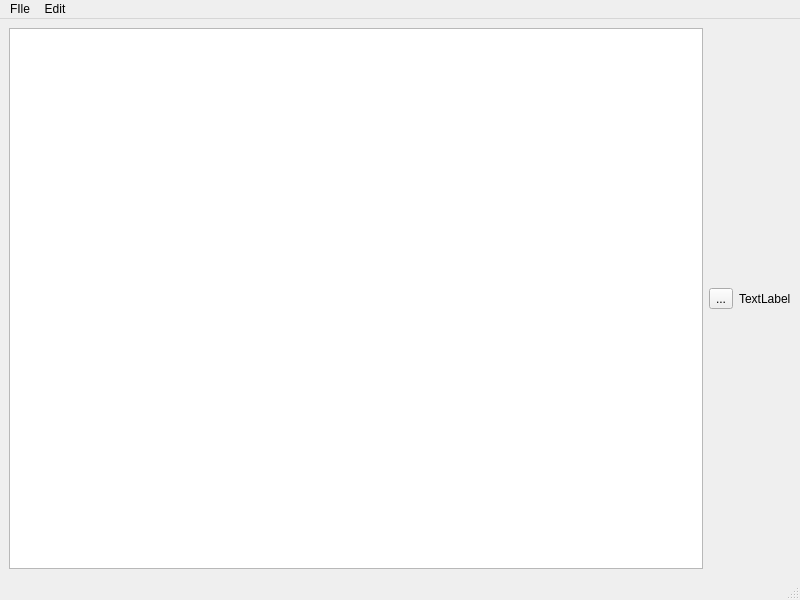
<?xml version="1.0" encoding="UTF-8"?>
<ui version="4.0">
 <class>MainWindow</class>
 <widget class="QMainWindow" name="MainWindow">
  <property name="geometry">
   <rect>
    <x>0</x>
    <y>0</y>
    <width>800</width>
    <height>600</height>
   </rect>
  </property>
  <property name="windowTitle">
   <string>MainWindow</string>
  </property>
  <widget class="QWidget" name="centralwidget">
   <layout class="QHBoxLayout" name="horizontalLayout">
    <item>
     <widget class="QListWidget" name="listWidget"/>
    </item>
    <item>
     <widget class="QToolButton" name="toolButton">
      <property name="text">
       <string>...</string>
      </property>
     </widget>
    </item>
    <item>
     <widget class="ImageDisplayer" name="label">
      <property name="mouseTracking">
       <bool>false</bool>
      </property>
      <property name="text">
       <string>TextLabel</string>
      </property>
     </widget>
    </item>
   </layout>
  </widget>
  <widget class="QMenuBar" name="menubar">
   <property name="geometry">
    <rect>
     <x>0</x>
     <y>0</y>
     <width>800</width>
     <height>22</height>
    </rect>
   </property>
   <widget class="QMenu" name="menuFIle">
    <property name="title">
     <string>FIle</string>
    </property>
    <addaction name="actionOpen"/>
   </widget>
   <widget class="QMenu" name="menuEdit">
    <property name="title">
     <string>Edit</string>
    </property>
   </widget>
   <addaction name="menuFIle"/>
   <addaction name="menuEdit"/>
  </widget>
  <widget class="QStatusBar" name="statusbar"/>
  <action name="actionOpen">
   <property name="text">
    <string>Open</string>
   </property>
  </action>
 </widget>
 <customwidgets>
  <customwidget>
   <class>ImageDisplayer</class>
   <extends>QLabel</extends>
   <header>imagedisplayer.h</header>
  </customwidget>
 </customwidgets>
 <resources/>
 <connections/>
</ui>
